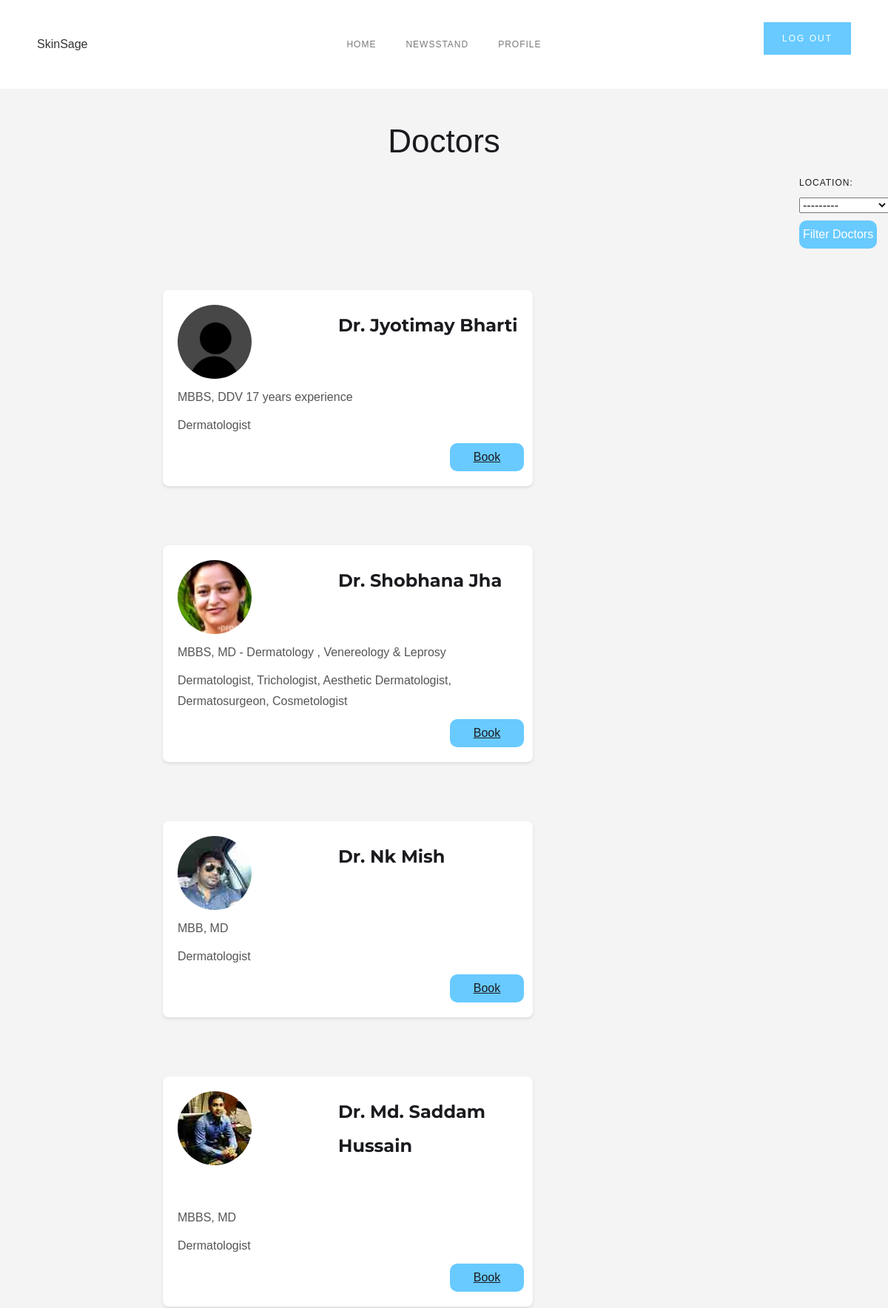
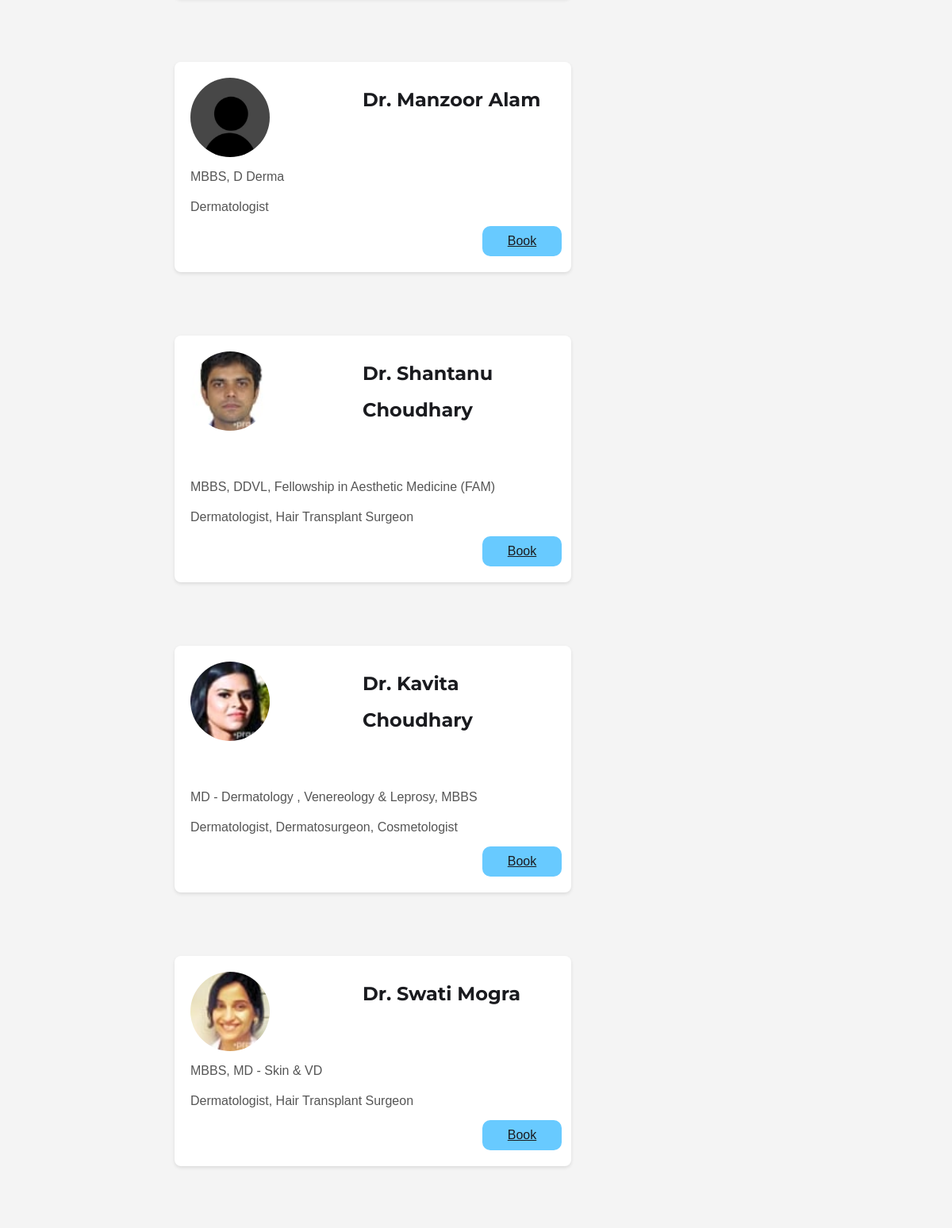
/doctor/ (signed in, upper part), run on the app's committed database (2 pictures, top to bottom).
### users/models.py (models this page shows, shortened)
class Doctor(models.Model):
    name = models.CharField(max_length=255)
    location = models.ForeignKey(Location, on_delete=models.CASCADE)
    image = models.ImageField(default='default.jpg', upload_to='profile_pics')
    speciality = models.TextField(max_length=100, null=True)
    qualification = models.TextField(max_length=100, null=True)
    address = models.TextField(null=True, max_length=255)
    phone = models.IntegerField(null=True)

### users/views.py (the view)
# urls.py: path('doctor/', views.select_doctor, name='doctor'),
@login_required
def select_doctor(request):
    doctors = Doctor.objects.all()
    if request.method == 'POST':
        location_form = LocationForm(request.POST)
        doctor_form = DoctorForm(request.POST)
        if location_form.is_valid():
            selected_location = location_form.cleaned_data['location']
            if selected_location:
                doctors = Doctor.objects.filter(location=selected_location)
        if doctor_form.is_valid():
            selected_doctor = doctor_form.cleaned_data['doctor']
            request.session['doctor'] = selected_doctor.id
            return render(request, 'users/booking.html', {'doctor': selected_doctor, 'location_form': LocationForm()})
    else:
        location_form = LocationForm()
        doctor_form = DoctorForm()
    return render(request, 'users/doctor.html', {'doctors': doctors, 'location_form': location_form, 'doctor_form': doctor_form})

### users/forms.py
class LocationForm(forms.Form):
    location = forms.ModelChoiceField(queryset=Location.objects.all())

class DoctorForm(forms.Form):
    doctor = forms.ModelChoiceField(queryset=Doctor.objects.all())

### users/models.py (called while the page is built)
    def __str__(self):
        return self.name

### users/templates/users/doctor.html (shortened to what this page needs)
{% extends 'skin_app/base.html' %}
{% load static %}
{% load crispy_forms_tags %}
{% block content %}
<body>
<br><br><br><br><br>
    <h1 class="heading-3">Doctors</h1>
    <form method="post" action="{% url 'doctor' %}" style="margin-left:90%;">
        {{ location_form.as_p }}
        <button type="submit" class="sad-1">Filter Doctors</button>
    </form>
    {% for doctor in doctors    %}
    <div id="newsContainer" class="newsstand">
        <div class="news-card">
            <img class="news-image" src="{{ doctor.image.url }}">
            <div class="news-content">
                <h3 class="news-title">{{ doctor.name }}</h3>
                <p class="news-description">{{ doctor.qualification }}</p>
                <p class="news-description-1">{{ doctor.speciality }}</p>
                <button type="submit" class="sad-2">
                    <a href="{% url 'booking' %}?doctor_id={{ doctor.id }}">Book</a>
                </button>
            </div>
        </div>
    </div>
    {% endfor %}
</body>
{% endblock content %}

### skin_app/static/skin_app/style1.css (style rules this page uses)
html { -ms-text-size-adjust: 100%; -webkit-text-size-adjust: 100%; font-family: sans-serif; }
body { margin: 0; }
a { background-color: rgba(0, 0, 0, 0); }
h1 { margin: .67em 0; font-size: 2em; }
img { border: 0; }
button, input, optgroup, select, textarea { color: inherit; font: inherit; margin: 0; }
button { overflow: visible; }
button, select { text-transform: none; }
button, html input[type="button"], input[type="reset"] { -webkit-appearance: button; cursor: pointer; }
* { box-sizing: border-box; }
html { height: 100%; }
body { min-height: 100%; color: #333; background-color: #fff; margin: 0; font-family: Arial, sans-serif; font-size: 14px; line-height: 20px; }
img { max-width: 100%; vertical-align: middle; display: inline-block; }
h1, h2, h3, h4, h5, h6 { margin-bottom: 10px; font-weight: bold; }
h1 { margin-top: 20px; font-size: 38px; line-height: 44px; }
h3 { margin-top: 20px; font-size: 24px; line-height: 30px; }
p { margin-top: 0; margin-bottom: 10px; }
button, [type="button"], [type="reset"] { cursor: pointer; -webkit-appearance: button; border: 0; }
label { margin-bottom: 5px; font-weight: bold; display: block; }
:root { --black: black; --white: white; }
body { color: #1a1b1f; font-family: Montserrat, sans-serif; font-size: 16px; font-weight: 400; line-height: 28px; }
h1 { margin-top: 20px; margin-bottom: 15px; font-size: 44px; font-weight: 400; line-height: 62px; }
h3 { margin-top: 10px; margin-bottom: 10px; font-size: 30px; font-weight: 400; line-height: 46px; }
p { margin-bottom: 10px; }
a { color: #1a1b1f; text-decoration: underline; transition: opacity .2s; display: block; }
img { display: block; }
label { letter-spacing: 1px; text-transform: uppercase; margin-bottom: 10px; font-size: 12px; font-weight: 500; line-height: 20px; }
.body { max-width: 1700px; }

### users/templates/users/doctor.html (style rules this page uses)
body { font-family: Arial, sans-serif; margin: 0; padding: 0; background-color: #f4f4f4; }
h1.heading-3 { text-align: center; width: 100%; }
.newsstand { display: inline-flex; flex-wrap: wrap; justify-content: space-evenly; padding: 20px; padding-left: 200px; }
.news-card { background-color: #fff; border-radius: 8px; box-shadow: 0 2px 4px rgba(0, 0, 0, 0.1); margin: 20px; overflow: hidden; width: 500px; transition: transform 0.3s; }
.news-image { width: 100px; border-radius: 50px; margin: 20px; height: 100px; object-fit: cover; }
.news-content { padding: 20px; }
.news-title { font-size: 1.5rem; font-weight: bold; margin-left: 217px; margin-top: -135px; font-family: Montserrat, sans-serif; }
.news-description { margin-top: 60px; color: #555; }
.news-description-1 { margin-top: 10px; color: #555; }
.sad-1 { color: #ffffff; background-color: #68caff; border-radius: 10px; padding: 5px; }
.sad-2 { color: #ffffff; margin-left: 80%; background-color: #68caff; border-radius: 10px; padding: 5px; width: 100px; }

### data on the page
Doctor: image (placeholder picture), name "Dr. Jyotimay Bharti", qualification "MBBS, DDV 17 years experience", speciality "Dermatologist"
Doctor: image (picture), name "Dr. Shobhana Jha", qualification "MBBS, MD - Dermatology , Venereology & Leprosy", speciality "Dermatologist, Trichologist, Aesthetic Dermatologist, Dermatosurgeon, Cosmetologist"
Doctor: image (picture), name "Dr. Nk Mish", qualification "MBB, MD", speciality "Dermatologist"
Doctor: image (picture), name "Dr. Md. Saddam Hussain", qualification "MBBS, MD", speciality "Dermatologist"
Doctor: image (placeholder picture), name "Dr. Manzoor Alam", qualification "MBBS, D Derma", speciality "Dermatologist"
Doctor: image (picture), name "Dr. Shantanu Choudhary", qualification "MBBS, DDVL, Fellowship in Aesthetic Medicine (FAM)", speciality "Dermatologist, Hair Transplant Surgeon"
Doctor: image (picture), name "Dr. Kavita Choudhary", qualification "MD - Dermatology , Venereology & Leprosy, MBBS", speciality "Dermatologist, Dermatosurgeon, Cosmetologist"
Doctor: image (picture), name "Dr. Swati Mogra", qualification "MBBS, MD - Skin & VD", speciality "Dermatologist, Hair Transplant Surgeon"
